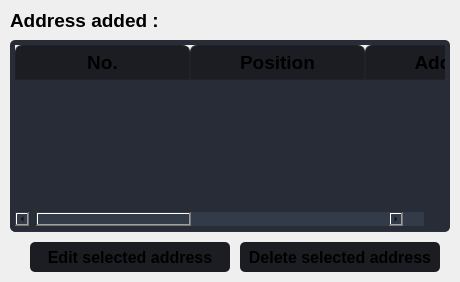
                               <widget class="QFrame" name="frame_bot_address_added">
                                <property name="minimumSize">
                                 <size>
                                  <width>0</width>
                                  <height>0</height>
                                 </size>
                                </property>
                                <property name="maximumSize">
                                 <size>
                                  <width>16777215</width>
                                  <height>16777215</height>
                                 </size>
                                </property>
                                <property name="frameShadow">
                                 <enum>QFrame::Raised</enum>
                                </property>
                                <layout class="QVBoxLayout" name="layout_frame_bot_token_added_2">
                                 <property name="spacing">
                                  <number>0</number>
                                 </property>
                                 <property name="leftMargin">
                                  <number>10</number>
                                 </property>
                                 <property name="topMargin">
                                  <number>0</number>
                                 </property>
                                 <property name="rightMargin">
                                  <number>10</number>
                                 </property>
                                 <property name="bottomMargin">
                                  <number>0</number>
                                 </property>
                                 <item>
                                  <widget class="QLabel" name="label_address_added">
                                   <property name="minimumSize">
                                    <size>
                                     <width>200</width>
                                     <height>40</height>
                                    </size>
                                   </property>
                                   <property name="maximumSize">
                                    <size>
                                     <width>200</width>
                                     <height>16777215</height>
                                    </size>
                                   </property>
                                   <property name="font">
                                    <font>
                                     <pointsize>14</pointsize>
                                     <weight>75</weight>
                                     <bold>true</bold>
                                    </font>
                                   </property>
                                   <property name="text">
                                    <string>Address added :</string>
                                   </property>
                                  </widget>
                                 </item>
                                 <item>
                                  <widget class="QTableWidget" name="tableWidget_address_added">
                                   <property name="font">
                                    <font>
                                     <pointsize>14</pointsize>
                                    </font>
                                   </property>
                                   <property name="layoutDirection">
                                    <enum>Qt::LeftToRight</enum>
                                   </property>
                                   <property name="styleSheet">
                                    <string notr="true">QTableWidget {	
	background-color: rgb(39, 44, 54);
	padding: 5px;
	border-radius: 5px;
	gridline-color: rgb(44, 49, 60);
	border-bottom: 1px solid rgb(44, 49, 60);
}
QTableWidget::item{
	border-color: rgb(44, 49, 60);
	padding-left: 5px;
	padding-right: 5px;
	gridline-color: rgb(44, 49, 60);
}
QTableWidget::item:selected{
	background-color: rgb(85, 170, 255);
}
QScrollBar:horizontal {
    border: none;
    background: rgb(52, 59, 72);
    height: 14px;
    margin: 0px 21px 0 21px;
	border-radius: 0px;
}
 QScrollBar:vertical {
	border: none;
    background: rgb(52, 59, 72);
    width: 14px;
    margin: 21px 0 21px 0;
	border-radius: 0px;
 }
QHeaderView::section{
	Background-color: rgb(39, 44, 54);
	max-width: 30px;
	border: 1px solid rgb(44, 49, 60);
	border-style: none;
    border-bottom: 1px solid rgb(44, 49, 60);
    border-right: 1px solid rgb(44, 49, 60);
}
QTableWidget::horizontalHeader {	
	background-color: rgb(81, 255, 0);
}
QHeaderView::section:horizontal
{
    border: 1px solid rgb(32, 34, 42);
	background-color: rgb(27, 29, 35);
	padding: 3px;
	border-top-left-radius: 7px;
    border-top-right-radius: 7px;
}
QHeaderView::section:vertical
{
    border: 1px solid rgb(44, 49, 60);
}
</string>
                                   </property>
                                   <property name="frameShape">
                                    <enum>QFrame::NoFrame</enum>
                                   </property>
                                   <property name="verticalScrollBarPolicy">
                                    <enum>Qt::ScrollBarAsNeeded</enum>
                                   </property>
                                   <property name="horizontalScrollBarPolicy">
                                    <enum>Qt::ScrollBarAsNeeded</enum>
                                   </property>
                                   <property name="editTriggers">
                                    <set>QAbstractItemView::NoEditTriggers</set>
                                   </property>
                                   <property name="selectionMode">
                                    <enum>QAbstractItemView::SingleSelection</enum>
                                   </property>
                                   <property name="selectionBehavior">
                                    <enum>QAbstractItemView::SelectRows</enum>
                                   </property>
                                   <property name="rowCount">
                                    <number>0</number>
                                   </property>
                                   <attribute name="horizontalHeaderCascadingSectionResizes">
                                    <bool>true</bool>
                                   </attribute>
                                   <attribute name="horizontalHeaderDefaultSectionSize">
                                    <number>175</number>
                                   </attribute>
                                   <attribute name="horizontalHeaderHighlightSections">
                                    <bool>true</bool>
                                   </attribute>
                                   <attribute name="horizontalHeaderMinimumSectionSize">
                                    <number>39</number>
                                   </attribute>
                                   <attribute name="horizontalHeaderStretchLastSection">
                                    <bool>true</bool>
                                   </attribute>
                                   <attribute name="verticalHeaderVisible">
                                    <bool>false</bool>
                                   </attribute>
                                   <attribute name="verticalHeaderDefaultSectionSize">
                                    <number>30</number>
                                   </attribute>
                                   <attribute name="verticalHeaderHighlightSections">
                                    <bool>false</bool>
                                   </attribute>
                                   <attribute name="verticalHeaderMinimumSectionSize">
                                    <number>23</number>
                                   </attribute>
                                   <column>
                                    <property name="text">
                                     <string>No.</string>
                                    </property>
                                    <property name="font">
                                     <font>
                                      <pointsize>14</pointsize>
                                      <weight>75</weight>
                                      <bold>true</bold>
                                     </font>
                                    </property>
                                   </column>
                                   <column>
                                    <property name="text">
                                     <string>Position</string>
                                    </property>
                                    <property name="font">
                                     <font>
                                      <pointsize>14</pointsize>
                                      <weight>75</weight>
                                      <bold>true</bold>
                                     </font>
                                    </property>
                                   </column>
                                   <column>
                                    <property name="text">
                                     <string>Address</string>
                                    </property>
                                    <property name="font">
                                     <font>
                                      <pointsize>14</pointsize>
                                      <weight>75</weight>
                                      <bold>true</bold>
                                     </font>
                                    </property>
                                   </column>
                                   <column>
                                    <property name="text">
                                     <string>IP</string>
                                    </property>
                                    <property name="font">
                                     <font>
                                      <pointsize>14</pointsize>
                                      <weight>75</weight>
                                      <bold>true</bold>
                                     </font>
                                    </property>
                                   </column>
                                   <column>
                                    <property name="text">
                                     <string>Status</string>
                                    </property>
                                    <property name="font">
                                     <font>
                                      <pointsize>14</pointsize>
                                      <weight>75</weight>
                                      <bold>true</bold>
                                     </font>
                                    </property>
                                   </column>
                                  </widget>
                                 </item>
                                 <item>
                                  <widget class="QFrame" name="frame_delete_address">
                                   <property name="minimumSize">
                                    <size>
                                     <width>0</width>
                                     <height>50</height>
                                    </size>
                                   </property>
                                   <property name="frameShadow">
                                    <enum>QFrame::Raised</enum>
                                   </property>
                                   <layout class="QHBoxLayout" name="layout_frame_delete_token_2">
                                    <property name="spacing">
                                     <number>10</number>
                                    </property>
                                    <property name="leftMargin">
                                     <number>10</number>
                                    </property>
                                    <property name="topMargin">
                                     <number>0</number>
                                    </property>
                                    <property name="rightMargin">
                                     <number>10</number>
                                    </property>
                                    <property name="bottomMargin">
                                     <number>0</number>
                                    </property>
                                    <item>
                                     <widget class="QFrame" name="frame_add_address_blank">
                                      <property name="frameShadow">
                                       <enum>QFrame::Raised</enum>
                                      </property>
                                     </widget>
                                    </item>
                                    <item>
                                     <widget class="QPushButton" name="btn_edit_address">
                                      <property name="minimumSize">
                                       <size>
                                        <width>200</width>
                                        <height>30</height>
                                       </size>
                                      </property>
                                      <property name="maximumSize">
                                       <size>
                                        <width>200</width>
                                        <height>30</height>
                                       </size>
                                      </property>
                                      <property name="font">
                                       <font>
                                        <pointsize>12</pointsize>
                                        <weight>75</weight>
                                        <bold>true</bold>
                                       </font>
                                      </property>
                                      <property name="styleSheet">
                                       <string notr="true">QPushButton {
	background-position: center;
	background-repeat: no-reperat;
	background-color: rgb(27, 29, 35);
	border-radius: 5px;
}
QPushButton:hover {
	background-color: rgb(33, 37, 43);
}
QPushButton:pressed {	
	background-color: rgb(85, 170, 255);
}</string>
                                      </property>
                                      <property name="text">
                                       <string>Edit selected address</string>
                                      </property>
                                     </widget>
                                    </item>
                                    <item>
                                     <widget class="QPushButton" name="btn_delete_address">
                                      <property name="minimumSize">
                                       <size>
                                        <width>200</width>
                                        <height>30</height>
                                       </size>
                                      </property>
                                      <property name="maximumSize">
                                       <size>
                                        <width>200</width>
                                        <height>30</height>
                                       </size>
                                      </property>
                                      <property name="font">
                                       <font>
                                        <pointsize>12</pointsize>
                                        <weight>75</weight>
                                        <bold>true</bold>
                                       </font>
                                      </property>
                                      <property name="styleSheet">
                                       <string notr="true">QPushButton {
	background-position: center;
	background-repeat: no-reperat;
	background-color: rgb(27, 29, 35);
	border-radius: 5px;
}
QPushButton:hover {
	background-color: rgb(33, 37, 43);
}
QPushButton:pressed {	
	background-color: rgb(85, 170, 255);
}</string>
                                      </property>
                                      <property name="text">
                                       <string>Delete selected address</string>
                                      </property>
                                     </widget>
                                    </item>
                                   </layout>
                                  </widget>
                                 </item>
                                </layout>
                               </widget>
